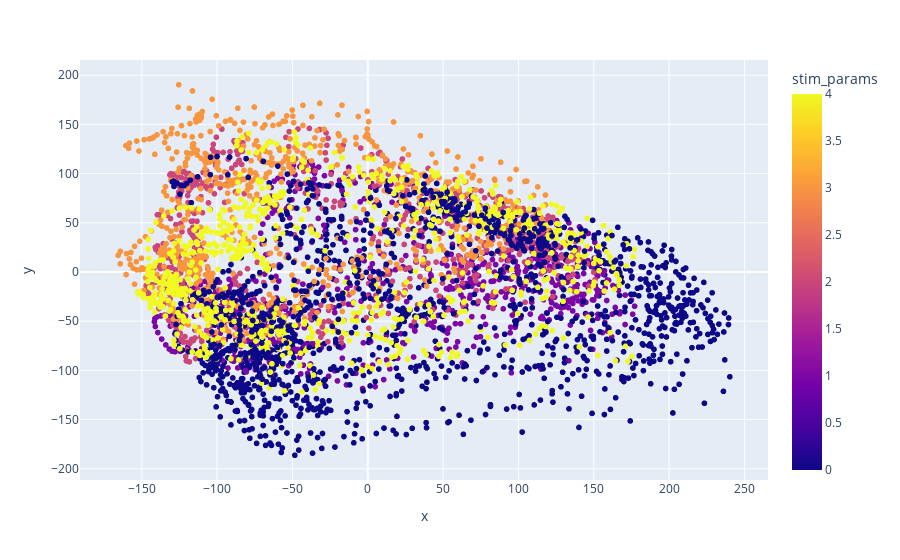
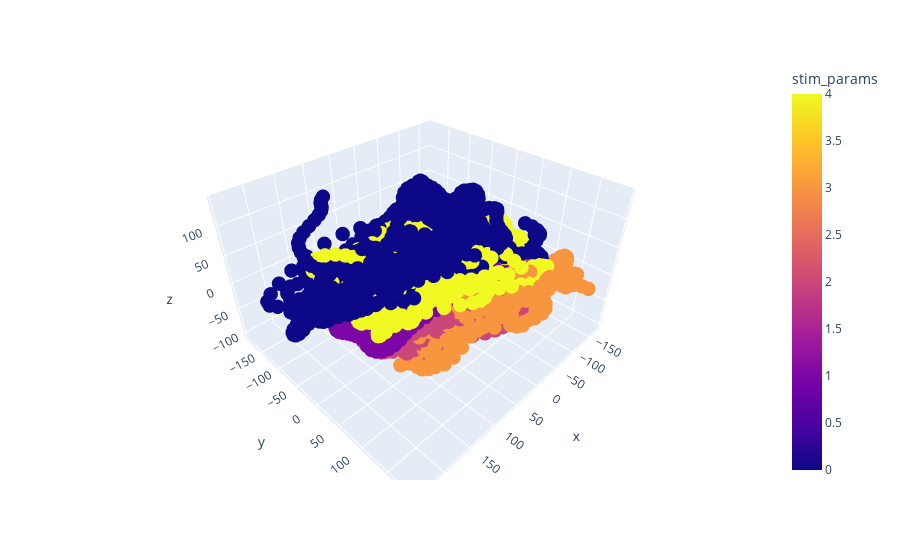

The notebook cell these images were saved under, in order:
### Markdown cell above
### Trying PCA to compare results

### Code cell
import numpy as np
import pandas as pd
from sklearn.decomposition import PCA
import plotly.express as px

features = np.vstack(df['both_rates'].apply(np.array))

# PCA with 2 components
pca_2d = PCA(n_components=2, random_state=0)
proj_2d_pca = pca_2d.fit_transform(features)

# PCA with 3 components
pca_3d = PCA(n_components=3, random_state=0)
proj_3d_pca = pca_3d.fit_transform(features)

# Create 2D plot
fig_2d_pca = px.scatter(
    x=proj_2d_pca[:, 0], y=proj_2d_pca[:, 1],
    color=df['stim_params'], labels={'color': 'stim_params'}
)

# Create 3D plot
fig_3d_pca = px.scatter_3d(
    x=proj_3d_pca[:, 0], y=proj_3d_pca[:, 1], z=proj_3d_pca[:, 2],
    color=df['stim_params'], labels={'color': 'stim_params'}
)
fig_3d_pca.update_traces(marker_size=5)

# Show the plots
fig_2d_pca.show(width=1000, height=1000)
fig_3d_pca.show(width=1000, height=1000)

### Figure 1 — Plotly figure (JSON) as saved in the notebook; plotly's stock layout.template omitted (floating-point values rounded to 4 significant figures; data arrays with more than 128 entries replaced by an {"elided": "..."} marker saying what was removed)
{"data": [{"hovertemplate": "x=%{x}<br>y=%{y}<br>stim_params=%{marker.color}<extra></extra>", "legendgroup": "", "marker": {"color": {"elided": "4575 int values"}, "coloraxis": "coloraxis", "symbol": "circle"}, "mode": "markers", "name": "", "showlegend": false, "type": "scattergl", "x": {"elided": "4575 float values"}, "xaxis": "x", "y": {"elided": "4575 float values"}, "yaxis": "y"}], "layout": {"coloraxis": {"colorbar": {"title": {"text": "stim_params"}}, "colorscale": [[0, "#0d0887"], [0.1111, "#46039f"], [0.2222, "#7201a8"], [0.3333, "#9c179e"], [0.4444, "#bd3786"], [0.5556, "#d8576b"], [0.6667, "#ed7953"], [0.7778, "#fb9f3a"], [0.8889, "#fdca26"], [1, "#f0f921"]]}, "legend": {"tracegroupgap": 0}, "margin": {"t": 60}, "xaxis": {"anchor": "y", "domain": [0, 1], "title": {"text": "x"}}, "yaxis": {"anchor": "x", "domain": [0, 1], "title": {"text": "y"}}}}

### Figure 2 — Plotly figure (JSON) as saved in the notebook; plotly's stock layout.template omitted (floating-point values rounded to 4 significant figures; data arrays with more than 128 entries replaced by an {"elided": "..."} marker saying what was removed)
{"data": [{"hovertemplate": "x=%{x}<br>y=%{y}<br>z=%{z}<br>stim_params=%{marker.color}<extra></extra>", "legendgroup": "", "marker": {"color": {"elided": "4575 int values"}, "coloraxis": "coloraxis", "size": 5, "symbol": "circle"}, "mode": "markers", "name": "", "scene": "scene", "showlegend": false, "type": "scatter3d", "x": {"elided": "4575 float values"}, "y": {"elided": "4575 float values"}, "z": {"elided": "4575 float values"}}], "layout": {"coloraxis": {"colorbar": {"title": {"text": "stim_params"}}, "colorscale": [[0, "#0d0887"], [0.1111, "#46039f"], [0.2222, "#7201a8"], [0.3333, "#9c179e"], [0.4444, "#bd3786"], [0.5556, "#d8576b"], [0.6667, "#ed7953"], [0.7778, "#fb9f3a"], [0.8889, "#fdca26"], [1, "#f0f921"]]}, "legend": {"tracegroupgap": 0}, "margin": {"t": 60}, "scene": {"domain": {"x": [0, 1], "y": [0, 1]}, "xaxis": {"title": {"text": "x"}}, "yaxis": {"title": {"text": "y"}}, "zaxis": {"title": {"text": "z"}}}}}
